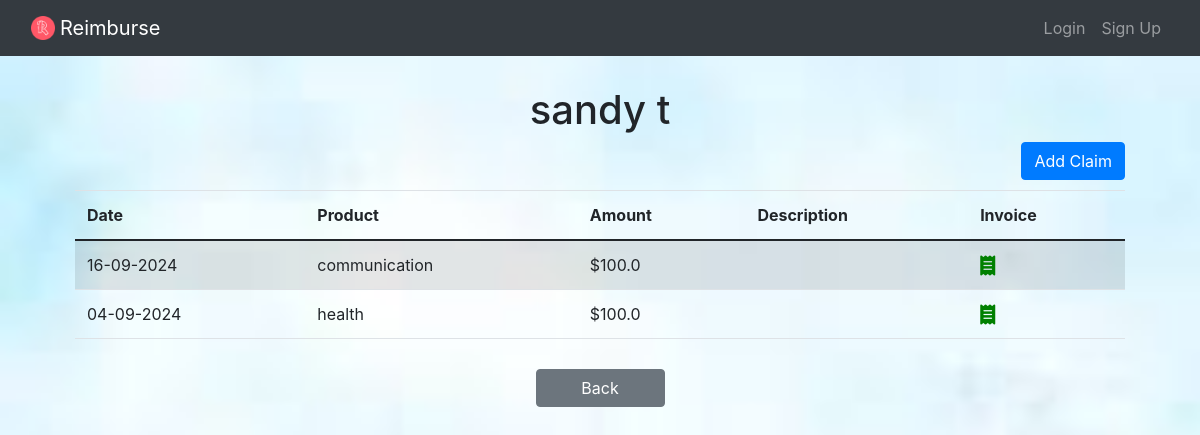
Screenshot of /employee/2/reimbursements with the database file from the repository.
### website/models.py (models this page shows)
class Employee(db.Model):
    id = db.Column(db.Integer, primary_key=True)
    first_name = db.Column(db.String(100), nullable=False)
    last_name = db.Column(db.String(100), nullable=False)
    email = db.Column(db.String(120), nullable=False, unique=True)
    salary = db.Column(db.Float, nullable=True)
    hire_date = db.Column(db.Date, nullable=False)
    employee_number=db.Column(db.Integer,nullable=False)
    company_id = db.Column(db.Integer, db.ForeignKey('company.id'), nullable=False)

class Reimbursement(db.Model):
    id = db.Column(db.Integer, primary_key=True)
    employee_id = db.Column(db.Integer, db.ForeignKey('employee.id'), nullable=False)
    date_of_expense = db.Column(db.Date, nullable=False)
    product = db.Column(db.String(100), nullable=False)
    amount = db.Column(db.Float, nullable=False)
    description = db.Column(db.Text)
    bill_image = db.Column(db.String(255), nullable=True)
    employee = db.relationship('Employee', backref='reimbursements')

### website/views.py (the view)
@views.route('/employee/<int:employee_id>/reimbursements')
def employee_reimbursements(employee_id):
    employee = Employee.query.get_or_404(employee_id)
    company_id=employee.company_id
    company=employee.company
    reimbursements = Reimbursement.query.filter_by(employee_id=employee_id).all()
    return render_template('claims_emp.html', user=current_user,employee=employee, reimbursements=reimbursements,company=company,company_id=company_id)

### website/templates/claims_emp.html (shortened to what this page needs)
{% extends 'base.html' %}
{% block content %}
<div style="padding: 30px;">
    <h1 align="center"> {{ employee.first_name }} {{ employee.last_name }}</h1>
    <a href="{{ url_for('views.claim_reimbursement', company_id=company.id, employee_id=employee.id) }}"
        class="btn btn-primary" style="float: right; margin-bottom: 10px;">Add Claim</a>
    <table class="table table-striped" style="padding-top: 30px;">
        <thead>
            <tr>
                <th>Date</th>
                <th>Product</th>
                <th>Amount</th>
                <th>Description</th>
                <th>Invoice</th>
            </tr>
        </thead>
        <tbody>
            {% for reimbursement in reimbursements %}
            <tr>
                <td>{{ reimbursement.date_of_expense.strftime('%d-%m-%Y') }}</td>
                <td>{{ reimbursement.product }}</td>
                <td>${{ reimbursement.amount }}</td>
                <td>{{ reimbursement.description }}</td>
                <td>
                    {% if reimbursement.bill_image %}
                    <a href="#" class="image-preview"
                        data-image="{{ url_for('static', filename='uploads/' + reimbursement.bill_image) }}">
                        <i class="fa-solid fa-receipt fa-lg"></i>
                    </a>
                    {% else %}
                    Invoice N/A
                    {% endif %}
                </td>
            </tr>
            {% endfor %}
        </tbody>
    </table>
    <div style="display: flex; justify-content: center; align-items: center; margin-top: 30px;">
        <a href="{{ url_for('views.company_details', company_id=company_id) }}">
            <button class="btn btn-secondary" style="justify-content: center; width: 129px;">Back</button>
        </a>
    </div>
</div>
{% endblock %}

### website/static/CSS/style.css (style rules this page uses)
body { background-image: url(../images/d2.jpeg); background-size: cover; background-repeat: no-repeat; background-attachment: fixed; }
.fa-receipt { color: green }

### rows the page displays
Employee: first_name "sandy", last_name "t"
Reimbursement: date_of_expense "16-09-2024", product "communication", amount "100.0"
Reimbursement: date_of_expense "04-09-2024", product "health", amount "100.0"
